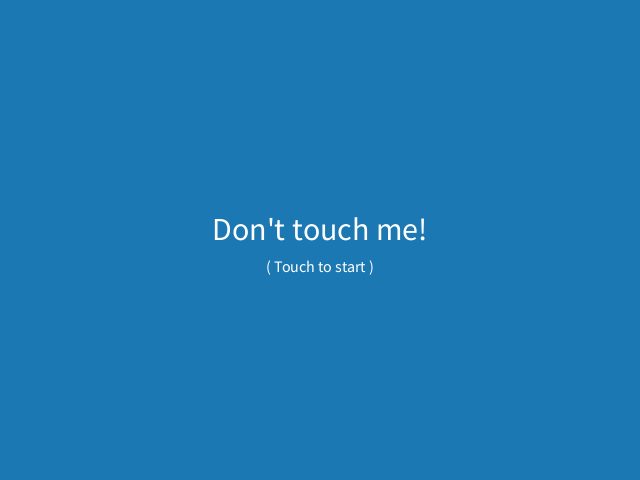
Frame 1 (no input)
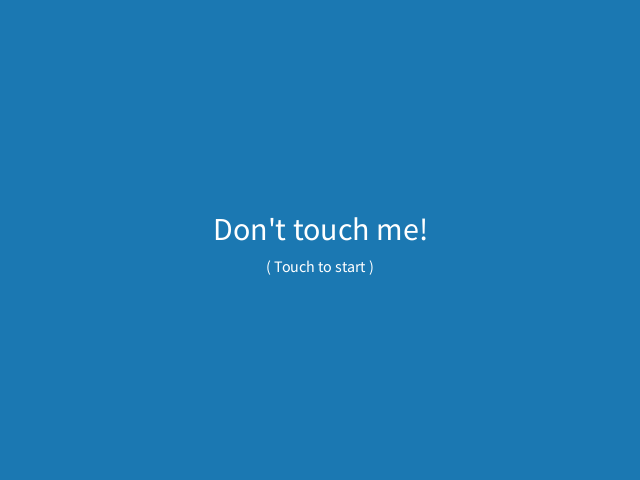
Frame 60 (the mouse pressed at the canvas centre just before this capture)
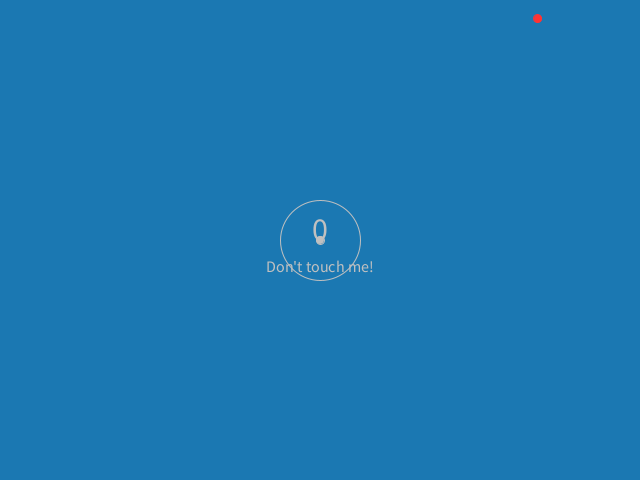
Frame 120 (the mouse held since frame 60 and released just before this capture)

The Processing sketch that drew these frames (run headless with seeded random() and noise(); from frame 60 on, the mouse is pressed at the canvas centre):

// Processing sketch: processing_121626
// ── processing_121626.pde

/* Dont' touch me
 Coded by Rodrigo Amaya, 27 Nov 2013
 Native Processing Compatible/JS compatible
 */

//------------------------ INITIALISE VARIABLES ------------------------

int num = 100; //how many particles we'll have in the system. More particles = slower sketch.
int enemy_spawn_speed = 240; 
int score = 0;
int best_score = 0;

boolean life = true;

//Estados del juego
final int INTRO = 0, PLAYING = 1, DIED = 2;
int game_state = INTRO;

Particle[] particles = new Particle[num]; //Initialise array of particles of length "num"

/*//Paleta de colores originales
final color 
BACKGROUND = #1E1E11,  
PLAYER = #6A5500, 
ENEMIES = #B22A00,
TEXTCOL = #FFFFFF,
TEXTPLAY = #6A5500,
TEXTDIED = #B22A00;*/

//Paleta de colores originales
final color 
BACKGROUND = #1B78B2,  
PLAYER = #C0C0C0, 
ENEMIES = #FF3333,
TEXTCOL = #FFFFFF,
TEXTPLAY = PLAYER,
TEXTDIED = ENEMIES;

//------------------------ SETUP ---------------------------------------

void setup() {
  size(640, 480);
  //smooth();  //turn on anti-aliasing
  noStroke();
  background(BACKGROUND);

  //Iniciamos con una particula
  particles[0] = new Particle(new PVector(random(0, width), random(0, height)), 8, 12, 9);
}

//------------------------ DRAW ----------------------------------------

void draw() {

  background(BACKGROUND);
  textAlign(CENTER);
  textSize(32);
  
  switch (game_state) {
  case INTRO:
    fill(TEXTCOL);
    text("Don't touch me!", width/2, height/2);
    textSize(16);
    text("( Touch to start )", width/2, height/2+32);
    
    break;
  case PLAYING:
    //draw trails, trail length can be altered by making alpha value in fill() lower
    //fill(#1E1E11, 55);
    //rect(0, 0, width, height);
    fill(TEXTPLAY);
    text(score, width/2, height/2);
    textSize(16);
    text("Don't touch me!", width/2, height/2+32);

    //run all the particles in the array every frame
    if (frameCount % enemy_spawn_speed == 0 && life) {
      for (int i = 0; i < particles.length; i++) {
        if (particles[i] == null) {
          Particle p = new Particle(new PVector(random(0, width), random(0, height)), 8, 12, 9);
          particles[i] = p;
          break;
        }
      }
    }

    for (int i = 0; i < particles.length; i++) {
      if (particles[i] != null) {
        particles[i].run(mouseX, mouseY); //run() method takes two arguments - x and y values to apply forces to
      }
    }
    
    drawPlayer();
    
    break;
  case DIED:
    fill(TEXTDIED);
    text(score, width/2, height/2);
    textSize(16);
    text("( Touch to continue )", width/2, height/2+32);
    
    if(score > best_score) best_score = score;
    break;
  } 

  if(best_score > 0){
    fill(TEXTPLAY);
    textSize(10);
    textAlign(LEFT);
    text("Best score: " + best_score, 10, height-10);
  }

  //checkReset();
}

void mousePressed(){
  if(game_state == INTRO){
    game_state = PLAYING;
  } else if (game_state == DIED){
    reset();
    game_state = INTRO;
  }
}

void drawPlayer() {
  if (life && game_state == PLAYING) {
    ellipseMode(CENTER);

    stroke(PLAYER);
    fill(PLAYER);
    ellipse(mouseX, mouseY, 8, 8);

    //stroke(PLAYER);
    //stroke(#FFFFFF);
    noFill();
    ellipse(mouseX, mouseY, 8*10, 8*10);
  } else {
    game_state = DIED;
  }
}


void checkReset() {
  if (keyPressed) {
    if (key == 'r') {
      reset();
    }
  }
}

void reset() {
  life = true;
  score = 0;
  for (int i = 0; i < particles.length; i++) {
    particles[i] = null;
  }
  particles[0] = new Particle(new PVector(random(0, width), random(0, height)), 8, 12, 9);
}


//------------------------ OBJECT --------------------------------------

class Particle {
  /*
    PVector is a class in Processing that makes it easier to store
   values, and make calculations based on these values. It can make
   applying forces to objects much easier and more efficient!
   */
  PVector loc; //location vector
  PVector vel; //velocity vector
  PVector acc; //acceleration vector
  int sz;  //size of particle
  float gravity;  //gravity variable
  float mass;  //mass variable
  int velocityLimit = 15;  //the maximum velocity a particle can travel at
  float d;  //distance variable between particle and the target co-ordinates

  //CONSTRUCTOR
  Particle(PVector _loc, int _sz, float _gravity, float _mass) {
    loc = _loc.get();  //when calling loc, return current location of the selected particle
    vel = new PVector(0, 0);  //set vel and acc vectors to 0 as default
    acc = new PVector(0, 0);
    sz = _sz;
    gravity = _gravity;
    mass = _mass;
  }


  //method to render the particle. control how it looks here!
  void display() {
    ellipseMode(CENTER);
    //fill(d, 0, 255);
    fill(ENEMIES);
    stroke(ENEMIES);

    ellipse(loc.x, loc.y, sz, sz);
  }

  //math for attraction and repulsion forces
  //tx and ty are the co-ordinates attraction/repulsion will be applied to
  void forces(float tx, float ty) {
    PVector targetLoc = new PVector(tx, ty);  //creating new vector for attractive/repulsive x and y values
    PVector dir = PVector.sub(loc, targetLoc);  //calculate the direction between a particle and targetLoc
    d = dir.mag();  //calculate how far away the particle is from targetLoc
    dir.normalize();  //convert the measurement to a unit vector

    //calculate the strength of the force by factoring in a gravitational constant and the mass of a particle
    //multiply by distance^2
    float force = (gravity*mass) / (d*d);

    //if the mouse is pressed, turn on repulsion by multiplying direction by 1
    if (mousePressed) {
      dir.mult(1);
    }
    //else multiply the direction by -1 to switch the direction the particle travels in (attraction)
    else {
      dir.mult(-1);
    }

    //apply directional vector
    applyForce(dir);
  }

  //method to apply a force vector to the particle
  void applyForce(PVector force) {
    force.div(mass);
    acc.add(force);
  }

  //method to update the location of the particle, and keep its velocity within a set limit
  void update() {
    vel.add(acc);
    vel.limit(velocityLimit);
    loc.add(vel);
    acc.mult(0);

    //if (x-center_x)**2 + (y-center_y)**2 <= radius**2:
    //# inside circle

    //x^2 + y^2 <= r^2
    if (life) {
      float ar = pow(loc.x-mouseX, 2) + pow(loc.y-mouseY, 2);
      float cr0 = pow(8, 2);
      float cr1 = pow(8*10, 2);
      if (ar <= cr1 && ar >= cr0) {
        score++;
      } 
      else if (ar <= cr1 && ar <= cr0) {
        life = false;
      }
    }
  }

  //method to bounce particles of canvas edges
  void bounds() {
    if (loc.y > height || loc.y < 0) {
      vel.y *= -1;
    }
    if (loc.x > width || loc.x < 0) {
      vel.x *= -1;
    }
  }

  //main method that combines all previous methods, and takes two arguments
  //tx and ty are inherited from forces(), and set the attractive/repulsive co-ords
  void run(float tx, float ty) {
    if (life){   
      forces(tx, ty);
    }
    display();
    bounds();
    update();
  }
}
